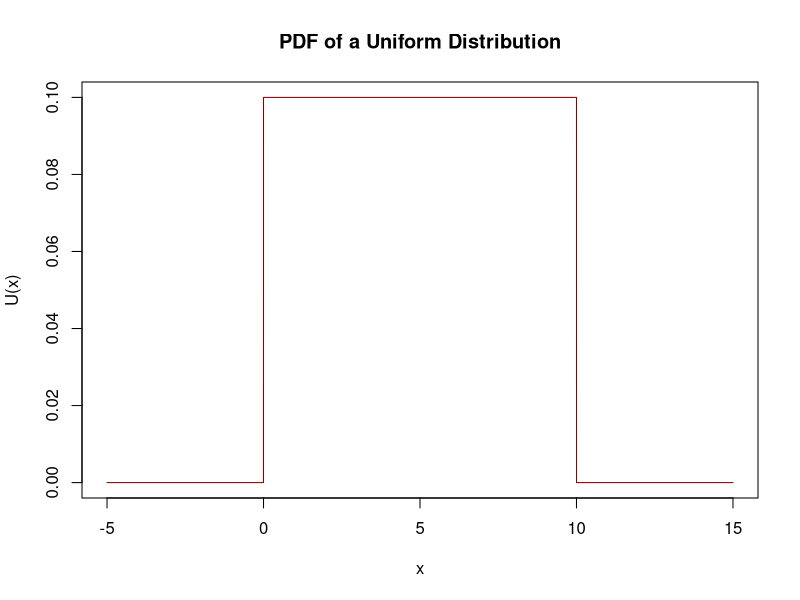
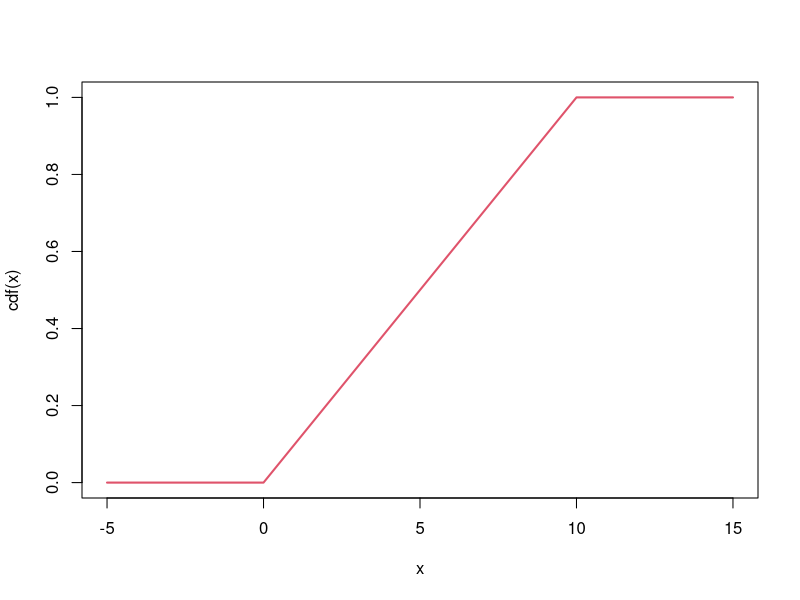
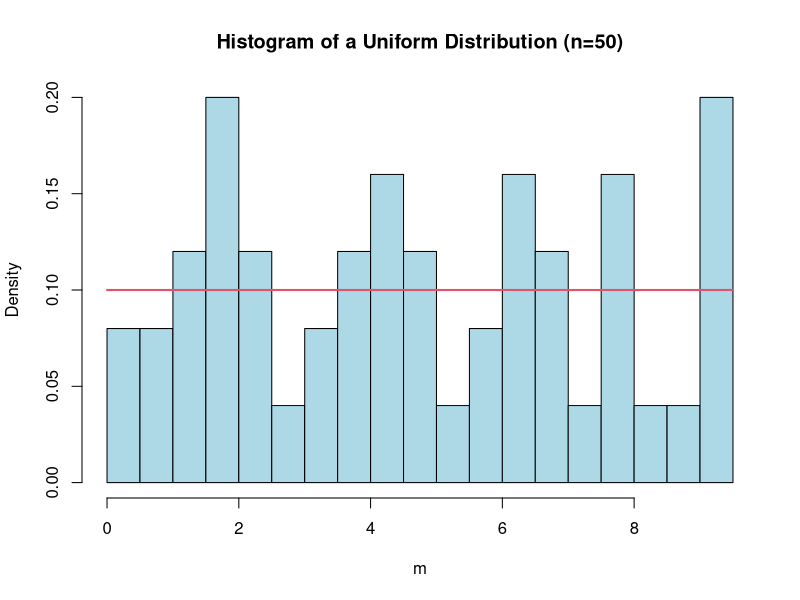
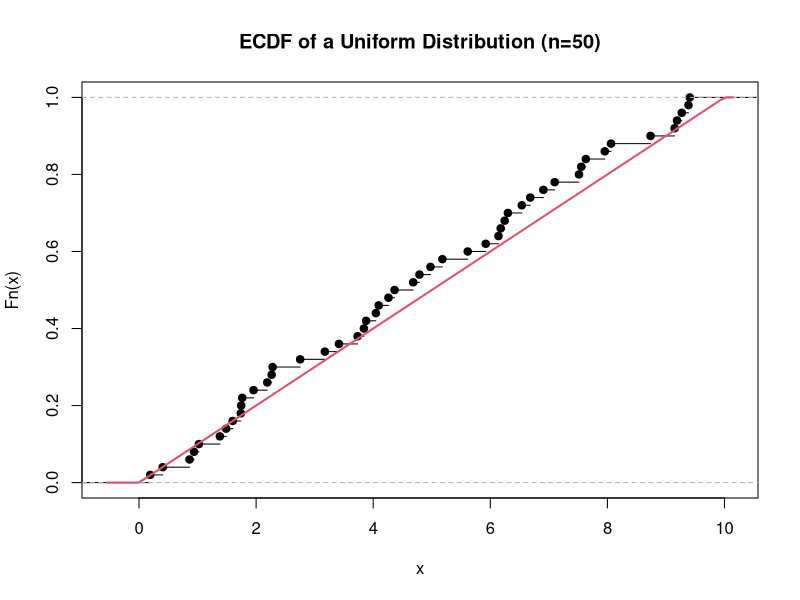
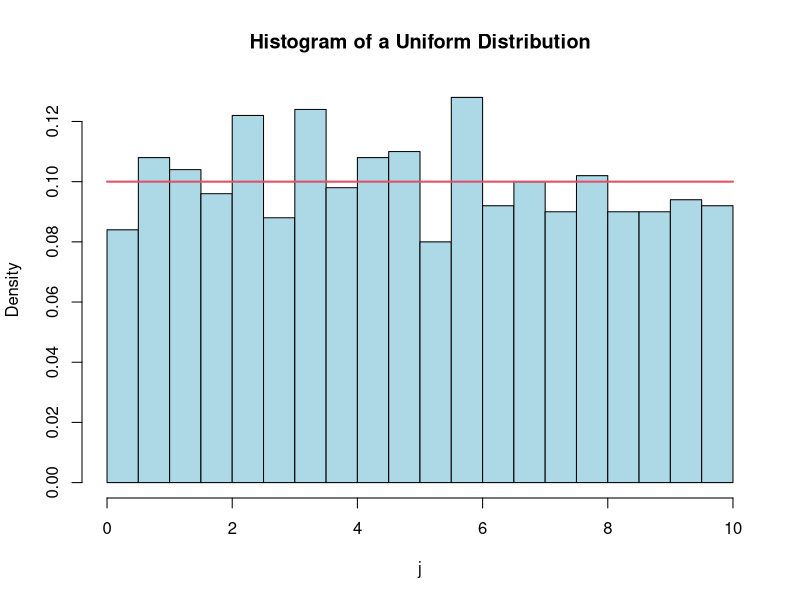
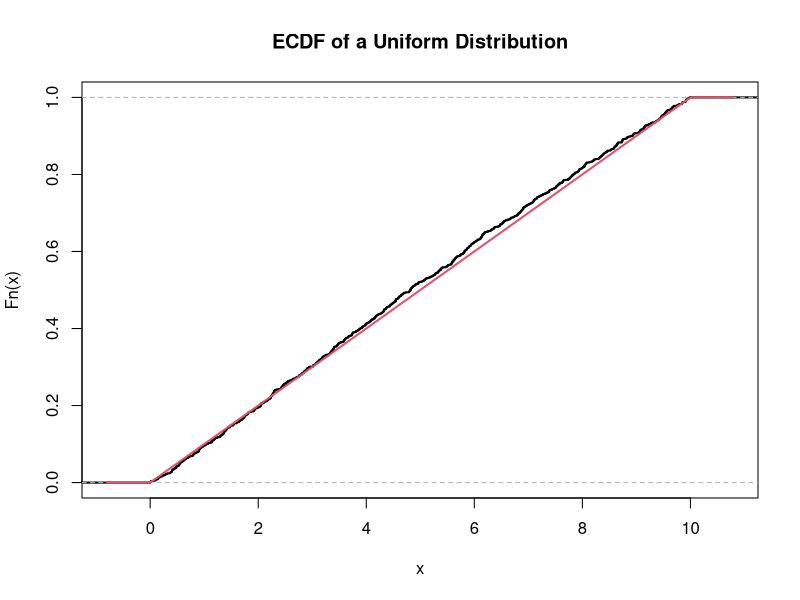
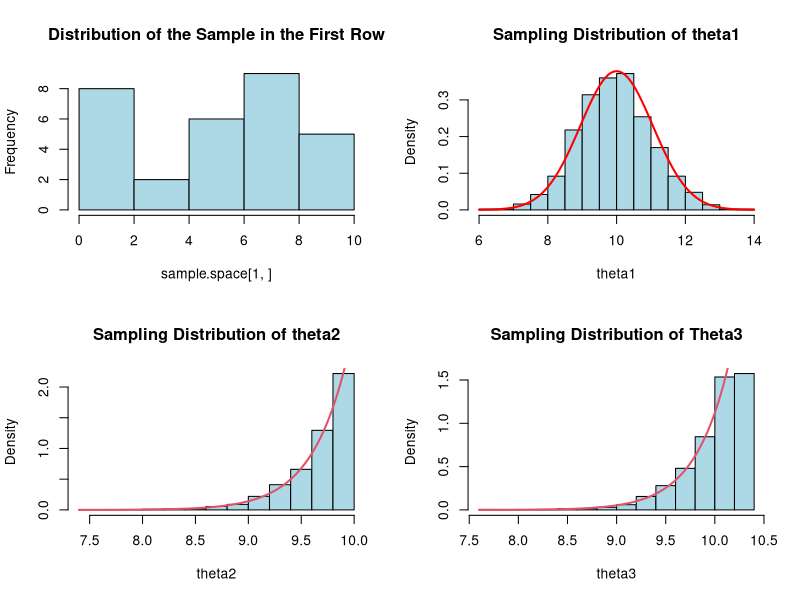
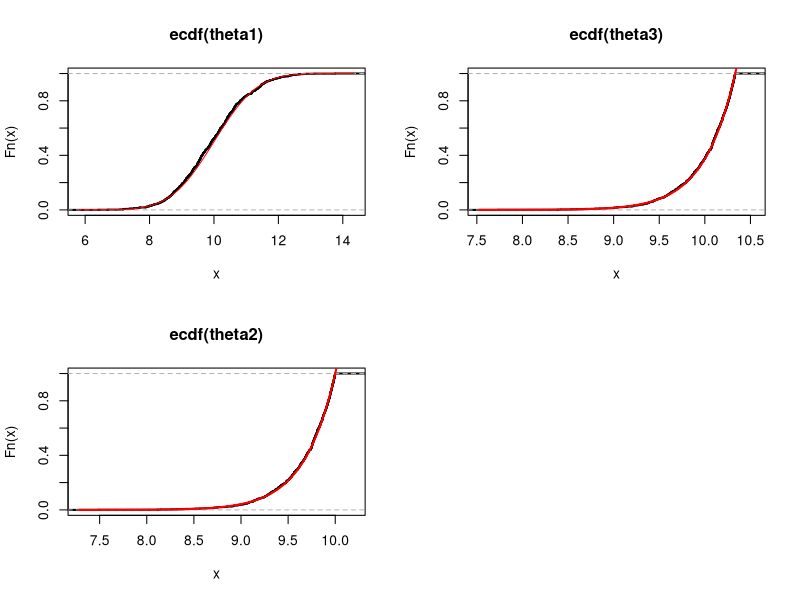

Here is the R script that generated these plots, in order:
## ---- chunk 1
knitr::opts_chunk$set(echo = FALSE)
## ---- chunk 2
set.seed(7001)
U = function(x){dunif(x,0,10)}
x <- seq(-5,15,0.001)
plot(x, U(x), type = 'l', col = 'dark red', main = 'PDF of a Uniform Distribution')
## ---- chunk 3
set.seed(7001)
cdf = function(x){punif(x,0,10)}
plot(x,cdf(x),type='l', col = 2, lwd = 2)
## ---- chunk 4
set.seed(7001)
m = runif(50,0,10)
hist(m, probability = T, breaks = 15, main = "Histogram of a Uniform Distribution (n=50)", col = 'light blue')
curve(dunif(x,0,10), col= 2, lwd=2, add=TRUE)
## ---- chunk 5
set.seed(7001)
plot(ecdf(m), main = "ECDF of a Uniform Distribution (n=50)")
curve(punif(x,0,10), col= 2, lwd=2, add=TRUE)
## ---- chunk 6
set.seed(7001)
j = runif(1000,0,10)
hist(j, probability = T, breaks = 15, col = "light blue", main = "Histogram of a Uniform Distribution")
curve(dunif(x,0,10), col= 2, lwd=2, add=TRUE)
## ---- chunk 7
plot(ecdf(j), main = "ECDF of a Uniform Distribution", lwd = 2)
curve(punif(x,0,10), col= 2, lwd=2, add=TRUE)
## ---- chunk 8

set.seed(7001)
#generic //my.samples = matrix(runif(n*r,min,max),r)
# r = Number of random samples; n = sample size; min = a and max = b for a uniform distribution.
n <- 30
r <- 1000
sample.space = matrix(runif(n*r,0,10),r)

theta1 = 2*(apply(sample.space,1,mean)) #compute the means of each row

# l = mean(sample.space[1,])
# l

theta2 = apply(sample.space,1,max) #Compute the max of each row

theta3 = ((n+1)/n)*(apply(sample.space,1,max)) #Compute the max of each row

## ---- chunk 9

set.seed(7001)
par(mfrow = c(2,2))

hist(sample.space[1,],col="light blue",main="Distribution of the Sample in the First Row")

#The expression in eacy curve() is the respective "pdf" parameter

hist(theta1,col="light blue",main="Sampling Distribution of theta1",probability = T)
curve(dnorm(x, mean=10,sd=1.054093), col="red", lwd=2, add=TRUE)

hist(theta2,col="light blue",main="Sampling Distribution of theta2",freq=F)
curve(((30*(x^29))/10^30), col=2, lwd=2, add=TRUE) 

hist(theta3,col="light blue",main="Sampling Distribution of Theta3",freq=F)
curve(((30*(x^29))/10^30)*((30/31)^30), col= 2, lwd=2, add=TRUE)


## ---- chunk 10
set.seed(7001)

par(mfcol = c(2,2)) #2 rows by 2 col output space

plot(ecdf(theta1), lwd = 2)
curve(pnorm(x,10,1.054093), 
        add=TRUE,
        col="red")
  
plot(ecdf(theta2), lwd = 2)
curve((x^30)/(10^30), col="red", lwd=2, add=TRUE)

plot(ecdf(theta3), lwd = 2)
curve(((x^30)/(10^30))*((30/31)^30), col="red", lwd=2, add=TRUE)
## ---- chunk 11

bias1 = mean(theta1) - 10 #from bias  = E(theta) - theta, where theta = 10 in U(0,10)

var1 <- var(theta1) #Computes the variance of theta 1

MSE1 = var1 + (bias1^2)

bias2 = mean(theta2) - 10

var2 = var(theta2) #Compute the variance of theta 2

MSE2 = var2+(bias2^2)

bias3 = mean(theta3) - 10

var3 = var(theta3) #Compute the variance of each row

MSE3 = var3+(bias3^2)

MSE1 > MSE2 #i.e., MSE2 is less than MSE1

MSE1 > MSE3 #i.e., MSE3 is also less than MSE1

MSE2 > MSE3 #MSE3 is less than both MSE1 and MSE2
